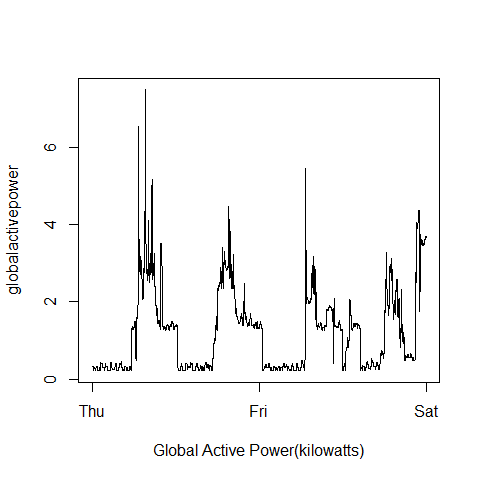

The R source for this figure:
## reading file
householdpower<-read.table("householdpower.txt",sep = ";")

##filtering dates
maindata<-dplyr::filter(householdpower,V1=="1/2/2007"|V1=="2/2/2007")

##creating datetime format
maindata$datetime<-strptime(paste(maindata$V1,maindata$V2),"%d/%m/%Y %H:%M:%S")

##converting data into numeric
maindata$globalactivepower<-as.numeric(as.character(maindata$V3))
maindata$globalreactive<-as.numeric(as.character(maindata$V4))
maindata$voltage<-as.numeric(as.character(maindata$V5))
maindata$submetering1<-as.numeric(as.character(maindata$V7))
maindata$submetering2<-as.numeric(as.character(maindata$V8))
maindata$submetering3<-as.numeric(as.character(maindata$V9))



##plotting
with(maindata,plot(datetime,globalactivepower,xlab = "Global Active Power(kilowatts)",type="l"))
